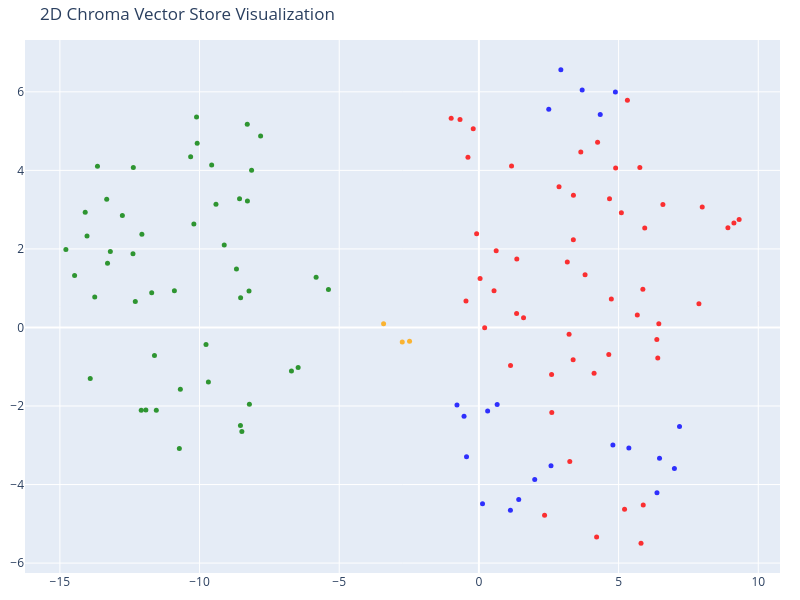

Notebook code for this chart:
### Markdown cell above
**t-SNE** (t-distributed Stochastic Neighbor Embedding) is a dimensionality reduction algorithm mainly used for visualizing high-dimensional data (e.g., embeddings, images, gene expressions) in 2D or 3D.

👉 In simple terms:
It takes data with hundreds or thousands of features and projects it into 2D/3D while preserving how similar or dissimilar points are.

### Code cell
# We humans find it easier to visalize things in 2D!
# Reduce the dimensionality of the vectors to 2D using t-SNE
# (t-distributed stochastic neighbor embedding)

tsne = TSNE(n_components=2, random_state=42)
reduced_vectors = tsne.fit_transform(vectors)

# Create the 2D scatter plot
fig = go.Figure(data=[go.Scatter(
    x=reduced_vectors[:, 0],
    y=reduced_vectors[:, 1],
    mode='markers',
    marker=dict(size=5, color=colors, opacity=0.8),
    text=[f"Type: {t}<br>Text: {d[:100]}..." for t, d in zip(doc_types, documents)],
    hoverinfo='text'
)])

fig.update_layout(
    title='2D Chroma Vector Store Visualization',
    scene=dict(xaxis_title='x',yaxis_title='y'),
    width=800,
    height=600,
    margin=dict(r=20, b=10, l=10, t=40)
)

fig.show()

### Figure 1 — Plotly figure (JSON) as saved in the notebook; plotly's stock layout.template omitted (floating-point values rounded to 4 significant figures)
{"data": [{"hoverinfo": "text", "marker": {"color": ["blue", "blue", "blue", "blue", "blue", "blue", "blue", "blue", "blue", "blue", "blue", "blue", "blue", "blue", "blue", "blue", "blue", "blue", "blue", "blue", "blue", "red", "red", "red", "red", "red", "red", "red", "red", "red", "red", "red", "red", "red", "red", "red", "red", "red", "red", "red", "red", "red", "red", "red", "red", "red", "red", "red", "red", "red", "red", "red", "red", "red", "red", "red", "red", "red", "red", "red", "red", "red", "red", "red", "red", "red", "red", "red", "red", "red", "red", "red", "red", "orange", "orange", "orange", "green", "green", "green", "green", "green", "green", "green", "green", "green", "green", "green", "green", "green", "green", "green", "green", "green", "green", "green", "green", "green", "green", "green", "green", "green", "green", "green", "green", "green", "green", "green", "green", "green", "green", "green", "green", "green", "green", "green", "green", "green", "green", "green", "green", "green", "green", "green"], "opacity": 0.8, "size": 5}, "mode": "markers", "text": ["Type: products<br>Text: # Product Summary\n\n# Rellm: AI-Powered Enterprise Reinsurance Solution\n\n## Summary\n\nRellm is an inno...", "Type: products<br>Text: ### Seamless Integrations\nRellm's architecture is designed for effortless integration with existing ...", "Type: products<br>Text: ### Regulatory Compliance Tools\nRellm includes built-in compliance tracking features to help organiz...", "Type: products<br>Text: Join the growing number of organizations leveraging Rellm to enhance their reinsurance processes whi...", "Type: products<br>Text: Experience the future of reinsurance with Rellm, where innovation meets reliability. Let Insurellm h...", "Type: products<br>Text: # Product Summary\n\n# Markellm\n\n## Summary\n\nMarkellm is an innovative two-sided marketplace designed ...", "Type: products<br>Text: - **User-Friendly Interface**: Designed with user experience in mind, Markellm features an intuitive...", "Type: products<br>Text: - **Customer Support**: Our dedicated support team is always available to assist both consumers and ...", "Type: products<br>Text: ### For Insurance Companies:\n- **Basic Listing Fee**: $199/month for a featured listing on the platf...", "Type: products<br>Text: ### Q3 2025\n- Initiate a comprehensive marketing campaign targeting both consumers and insurers to i...", "Type: products<br>Text: # Product Summary\n\n# Homellm\n\n## Summary\nHomellm is an innovative home insurance product developed b...", "Type: products<br>Text: ### 2. Dynamic Pricing Model\nWith Homellm's innovative dynamic pricing model, insurance providers ca...", "Type: products<br>Text: ### 5. Multi-Channel Integration\nHomellm seamlessly integrates into existing insurance platforms, pr...", "Type: products<br>Text: - **Basic Tier:** Starting at $5,000/month for small insurers with basic integration features.\n- **S...", "Type: products<br>Text: All tiers include a comprehensive training program and ongoing updates to ensure optimal performance...", "Type: products<br>Text: With Homellm, Insurellm is committed to transforming the landscape of home insurance, ensuring both ...", "Type: products<br>Text: # Product Summary\n\n# Carllm\n\n## Summary\n\nCarllm is an innovative auto insurance product developed by...", "Type: products<br>Text: - **Instant Quoting**: With Carllm, insurance companies can offer near-instant quotes to customers, ...", "Type: products<br>Text: - **Mobile Integration**: Carllm is designed to work seamlessly with mobile applications, providing ...", "Type: products<br>Text: - **Professional Tier**: $2,500/month\n  - For medium-sized companies.\n  - All Basic Tier features pl...", "Type: products<br>Text: ### Q2 2025: Customer Experience Improvements\n- Launch of a new **mobile app** for end-users.\n- Intr...", "Type: contracts<br>Text: # Contract with GreenField Holdings for Markellm\n\n**Effective Date:** November 15, 2023  \n**Contract...", "Type: contracts<br>Text: ## Renewal\n1. **Automatic Renewal**: This contract will automatically renew for sequential one-year ...", "Type: contracts<br>Text: ## Features\n1. **AI-Powered Matching**: Access to advanced algorithms that connect GreenField Holdin...", "Type: contracts<br>Text: ## Support\n1. **Customer Support Access**: The Client will have access to dedicated support through ...", "Type: contracts<br>Text: **Signatures:**  \n_________________________                           _________________________  \n**...", "Type: contracts<br>Text: # Contract with Apex Reinsurance for Rellm: AI-Powered Enterprise Reinsurance Solution\n\n## Terms\n\n1....", "Type: contracts<br>Text: ## Renewal\n\n1. **Automatic Renewal**: This Agreement will automatically renew for successive one-yea...", "Type: contracts<br>Text: 2. **Seamless Integrations**: The architecture of Rellm allows for easy integration with existing sy...", "Type: contracts<br>Text: 1. **Technical Support**: Provider shall offer dedicated technical support to the Client via phone, ...", "Type: contracts<br>Text: **Insurellm, Inc.**  \n_____________________________  \nAuthorized Signature   \nDate: ________________...", "Type: contracts<br>Text: # Contract with Greenstone Insurance for Homellm\n\n---\n\n## Terms\n\n1. **Parties**: This Contract (\"Agr...", "Type: contracts<br>Text: 4. **Payment Terms**: \n   - The Customer shall pay an amount of $10,000 per month for the Standard T...", "Type: contracts<br>Text: ---\n\n## Features\n\n- **AI-Powered Risk Assessment**: Customer will have access to enhanced risk evalu...", "Type: contracts<br>Text: - **Customer Portal**: A dedicated portal will be provided, allowing the Customer's clients to manag...", "Type: contracts<br>Text: ______________________________  \n[Name], [Title]  \nDate: ______________________\n\n**For Greenstone In...", "Type: contracts<br>Text: # Contract with Roadway Insurance Inc. for Carllm\n\n---\n\n## Terms\n\n1. **Agreement Effective Date**: T...", "Type: contracts<br>Text: ---\n\n## Renewal\n\n1. **Automatic Renewal**: This agreement will automatically renew for an additional...", "Type: contracts<br>Text: ---\n\n## Features\n\n1. **Access to Core Features**: Roadway Insurance Inc. will have access to all Pro...", "Type: contracts<br>Text: ---\n\n## Support\n\n1. **Technical Support**: Roadway Insurance Inc. will receive priority technical su...", "Type: contracts<br>Text: # Contract with Stellar Insurance Co. for Rellm\n\n## Terms\nThis contract is made between **Insurellm*...", "Type: contracts<br>Text: ### Termination\nEither party may terminate this agreement with a **30-day written notice**. In the e...", "Type: contracts<br>Text: ## Features\nStellar Insurance Co. will receive access to the following features of the Rellm product...", "Type: contracts<br>Text: ## Support\nInsurellm provides Stellar Insurance Co. with the following support services:\n\n- **24/7 T...", "Type: contracts<br>Text: # Contract with TechDrive Insurance for Carllm\n\n**Contract Date:** October 1, 2024  \n**Contract Dura...", "Type: contracts<br>Text: ## Renewal\n\n1. **Automatic Renewal**: This contract shall automatically renew for additional one-yea...", "Type: contracts<br>Text: ## Support\n\n1. **Customer Support**: Insurellm will provide 24/7 customer support to TechDrive Insur...", "Type: contracts<br>Text: **TechDrive Insurance Representative:**  \nName: Sarah Johnson  \nTitle: Operations Director  \nDate: _...", "Type: contracts<br>Text: # Contract with Belvedere Insurance for Markellm\n\n## Terms\nThis Contract (\"Agreement\") is made and e...", "Type: contracts<br>Text: ## Renewal\n1. **Renewal Terms**: This Agreement may be renewed for additional one-year terms upon mu...", "Type: contracts<br>Text: ## Features\n1. **AI-Powered Matching**: Belvedere Insurance will benefit from Markellm's AI-powered ...", "Type: contracts<br>Text: ## Support\n1. **Technical Support**: Technical support will be available from 9 AM to 7 PM EST, Mond...", "Type: contracts<br>Text: **Belvedere Insurance**  \nSignature: ______________________  \nName: [Authorized Signatory]  \nTitle: ...", "Type: contracts<br>Text: # Contract with Velocity Auto Solutions for Carllm\n\n**Contract Date:** October 1, 2023  \n**Contract ...", "Type: contracts<br>Text: ## Renewal\n\n1. **Automatic Renewal**: This contract will automatically renew for successive 12-month...", "Type: contracts<br>Text: ## Support\n\n1. **Customer Support**: Velocity Auto Solutions will have access to Insurellm’s custome...", "Type: contracts<br>Text: # Contract with GreenValley Insurance for Homellm\n\n**Contract Date:** October 6, 2023  \n**Contract N...", "Type: contracts<br>Text: 4. **Confidentiality:** Both parties agree to maintain the confidentiality of proprietary informatio...", "Type: contracts<br>Text: 1. **AI-Powered Risk Assessment:** Access to advanced AI algorithms for real-time risk evaluations.\n...", "Type: contracts<br>Text: 3. **Regular Updates:** Insurellm will offer ongoing updates and enhancements to the Homellm platfor...", "Type: contracts<br>Text: # Contract with EverGuard Insurance for Rellm: AI-Powered Enterprise Reinsurance Solution\n\n**Contrac...", "Type: contracts<br>Text: 4. **Usage Rights**: EverGuard Insurance is granted a non-exclusive, non-transferable license to acc...", "Type: contracts<br>Text: 1. **Core Functionality**: Rellm provides EverGuard Insurance with advanced AI-driven analytics, sea...", "Type: contracts<br>Text: 1. **Customer Support**: Insurellm will provide EverGuard Insurance with 24/7 customer support, incl...", "Type: contracts<br>Text: ---\n\n**Signatures**  \n**For Insurellm**: __________________________  \n**Name**: John Smith  \n**Title...", "Type: contracts<br>Text: # Contract with BrightWay Solutions for Markellm\n\n**Contract Date:** October 5, 2023  \n**Contract ID...", "Type: contracts<br>Text: 3. **Service Level Agreement (SLA):**  \n   Insurellm commits to a 99.9% uptime for the platform with...", "Type: contracts<br>Text: 2. **Real-Time Quote Availability:**  \n   Consumers sourced via BrightWay Solutions will receive rea...", "Type: contracts<br>Text: 3. **Training and Onboarding:**  \n   Insurellm agrees to provide one free training session on how to...", "Type: contracts<br>Text: # Contract with Pinnacle Insurance Co. for Homellm\n\n## Terms\nThis contract (\"Contract\") is entered i...", "Type: contracts<br>Text: ## Renewal\n1. **Renewal Terms**: At the end of the initial term, this Contract shall automatically r...", "Type: contracts<br>Text: ## Features\n1. **AI-Powered Risk Assessment**: Utilized for tailored underwriting decisions specific...", "Type: contracts<br>Text: ## Support\n1. **Technical Support**: Insurellm shall provide 24/7 technical support via an email and...", "Type: company<br>Text: # Overview of Insurellm\n\nInsurellm is an innovative insurance tech firm with 200 employees across th...", "Type: company<br>Text: # Careers at Insurellm\n\nInsurellm is hiring! We are looking for talented software engineers, data sc...", "Type: company<br>Text: # About Insurellm\n\nInsurellm was founded by Avery Lancaster in 2015 as an insurance tech startup des...", "Type: employees<br>Text: # HR Record\n\n# Alex Chen\n\n## Summary\n- **Date of Birth:** March 15, 1990  \n- **Job Title:** Backend ...", "Type: employees<br>Text: ## Annual Performance History\n- **2020:**  \n  - Completed onboarding successfully.  \n  - Met expecta...", "Type: employees<br>Text: ## Compensation History\n- **2020:** Base Salary: $80,000  \n- **2021:** Base Salary Increase to $90,0...", "Type: employees<br>Text: Alex Chen continues to be a vital asset at Insurellm, contributing significantly to innovative backe...", "Type: employees<br>Text: # HR Record\n\n# Oliver Spencer\n\n## Summary\n- **Date of Birth**: May 14, 1990  \n- **Job Title**: Backe...", "Type: employees<br>Text: ## Annual Performance History\n- **2018**: **3/5** - Adaptable team player but still learning to take...", "Type: employees<br>Text: ## Compensation History\n- **March 2018**: Initial salary of $80,000.\n- **July 2019**: Salary increas...", "Type: employees<br>Text: # HR Record\n\n# Emily Tran\n\n## Summary\n- **Date of Birth:** March 18, 1991  \n- **Job Title:** Digital...", "Type: employees<br>Text: - **January 2017 - May 2018**: Marketing Intern  \n  - Supported the Marketing team by collaborating ...", "Type: employees<br>Text: - **2021**:  \n  - Performance Rating: Meets Expectations  \n  - Key Achievements: Contributed to the ...", "Type: employees<br>Text: - **Professional Development Goals**:  \n  - Emily Tran aims to become a Marketing Manager within the...", "Type: employees<br>Text: # HR Record\n\n# Jordan Blake\n\n## Summary\n- **Date of Birth:** March 15, 1993  \n- **Job Title:** Sales...", "Type: employees<br>Text: ## Annual Performance History\n- **2021:** First year at Insurellm; achieved 90% of monthly targets. ...", "Type: employees<br>Text: ## Other HR Notes\n- Jordan has shown an interest in continuing education, actively participating in ...", "Type: employees<br>Text: # Avery Lancaster\n\n## Summary\n- **Date of Birth**: March 15, 1985  \n- **Job Title**: Co-Founder & Ch...", "Type: employees<br>Text: - **2010 - 2013**: Business Analyst at Edge Analytics  \n  Prior to joining Innovate, Avery worked as...", "Type: employees<br>Text: - **2018**: **Exceeds Expectations**  \n  Under Avery’s pivoted vision, Insurellm launched two new su...", "Type: employees<br>Text: - **2022**: **Satisfactory**  \n  Avery focused on rebuilding team dynamics and addressing employee c...", "Type: employees<br>Text: ## Compensation History\n- **2015**: $150,000 base salary + Significant equity stake  \n- **2016**: $1...", "Type: employees<br>Text: ## Other HR Notes\n- **Professional Development**: Avery has actively participated in leadership trai...", "Type: employees<br>Text: # HR Record\n\n# Maxine Thompson\n\n## Summary\n- **Date of Birth:** January 15, 1991  \n- **Job Title:** ...", "Type: employees<br>Text: ## Insurellm Career Progression\n- **January 2017 - October 2018**: **Junior Data Engineer**  \n  * Ma...", "Type: employees<br>Text: ## Annual Performance History\n- **2017**: *Meets Expectations*  \n  Maxine showed potential in her ro...", "Type: employees<br>Text: - **2021**: *Exceeds Expectations*  \n  Maxine spearheaded the transition to a new data warehousing s...", "Type: employees<br>Text: ## Compensation History\n- **2017**: $70,000 (Junior Data Engineer)  \n- **2018**: $75,000 (Junior Dat...", "Type: employees<br>Text: # Samantha Greene\n\n## Summary\n- **Date of Birth:** October 14, 1990\n- **Job Title:** HR Generalist\n-...", "Type: employees<br>Text: ## Annual Performance History\n- **2020:** Exceeds Expectations  \n  Samantha Greene demonstrated exce...", "Type: employees<br>Text: ## Compensation History\n- **2020:** Base Salary - $55,000  \n  The entry-level salary matched industr...", "Type: employees<br>Text: - **2023:** Base Salary - $70,000  \n  Recognized for substantial improvement in employee relations m...", "Type: employees<br>Text: # HR Record\n\n# Alex Thomson\n\n## Summary\n- **Date of Birth:** March 15, 1995  \n- **Job Title:** Sales...", "Type: employees<br>Text: ## Annual Performance History  \n- **2022** - Rated as \"Exceeds Expectations.\" Alex Thomson achieved ...", "Type: employees<br>Text: ## Other HR Notes\n- Alex Thomson is an active member of the Diversity and Inclusion committee at Ins...", "Type: employees<br>Text: # HR Record\n\n# Samuel Trenton\n\n## Summary\n- **Date of Birth:** April 12, 1989  \n- **Job Title:** Sen...", "Type: employees<br>Text: ## Annual Performance History\n- **2023:** Rating: 4.5/5  \n  *Samuel exceeded expectations, successfu...", "Type: employees<br>Text: ## Compensation History\n- **2023:** Base Salary: $115,000 + Bonus: $15,000  \n  *Annual bonus based o...", "Type: employees<br>Text: - **Engagement in Company Culture:** Regularly participates in team-building events and contributes ...", "Type: employees<br>Text: # HR Record\n\n# Alex Harper\n\n## Summary\n- **Date of Birth**: March 15, 1993  \n- **Job Title**: Sales ...", "Type: employees<br>Text: ## Annual Performance History  \n- **2021**:  \n  - **Performance Rating**: 4.5/5  \n  - **Key Achievem...", "Type: employees<br>Text: - **2022**:  \n  - **Base Salary**: $65,000 (Promotion to Senior SDR)  \n  - **Bonus**: $13,000 (20% o...", "Type: employees<br>Text: # HR Record\n\n# Jordan K. Bishop\n\n## Summary\n- **Date of Birth:** March 15, 1990\n- **Job Title:** Fro...", "Type: employees<br>Text: ## Annual Performance History\n- **2019:** Exceeds Expectations - Continuously delivered high-quality...", "Type: employees<br>Text: ## Compensation History\n- **June 2018:** Starting Salary - $85,000\n- **June 2019:** Salary Increase ...", "Type: employees<br>Text: ## Other HR Notes\n- Jordan K. Bishop has been an integral part of club initiatives, including the In...", "Type: employees<br>Text: # HR Record\n\n# Emily Carter\n\n## Summary\n- **Date of Birth:** August 12, 1990  \n- **Job Title:** Acco...", "Type: employees<br>Text: - **2017-2019:** Marketing Intern  \n  - Assisted with market research and campaign development for s...", "Type: employees<br>Text: ## Compensation History\n| Year | Base Salary | Bonus         | Total Compensation |\n|------|--------...", "Type: employees<br>Text: Emily Carter exemplifies the kind of talent that drives Insurellm's success and is an invaluable ass..."], "type": "scatter", "x": [3.697, 4.886, 4.344, 2.501, 2.934, 1.128, 1.426, 1.998, 2.581, 0.1292, 6.999, 6.375, 6.465, 4.797, 5.368, 7.181, -0.785, -0.5318, 0.3131, 0.6538, -0.4429, 4.65, 8.914, 4.213, 3.253, -0.6763, 5.1, 5.761, 5.316, 3.381, -0.2027, 5.671, 7.876, 5.882, 4.741, -0.9927, -0.4623, 7.995, 1.132, 0.2063, 5.936, 6.587, 3.648, 3.384, 0.04156, 1.349, 0.6186, -0.0815, 4.123, 9.315, 2.351, 3.165, -0.3923, 0.5415, 1.598, 1.357, 6.441, 6.369, 5.214, 6.403, 4.676, 4.895, 4.249, 2.868, 1.169, 3.373, 2.602, 2.609, 3.228, 5.87, 9.129, 5.803, 3.8, -2.483, -3.412, -2.744, -8.569, -11.92, -13.19, -5.386, -8.286, -12.09, -13.3, -8.68, -8.53, -12.07, -8.229, -9.566, -12.76, -8.292, -6.471, -8.216, -8.537, -8.486, -14.79, -6.71, -10.2, -9.769, -10.69, -9.684, -13.75, -10.9, -11.61, -12.3, -11.71, -10.09, -13.65, -10.11, -9.413, -14.09, -14.03, -13.91, -10.32, -13.32, -12.37, -8.137, -11.55, -14.47, -7.814, -9.116, -10.72, -12.38, -5.827], "y": [6.045, 5.998, 5.424, 5.558, 6.562, -4.655, -4.383, -3.874, -3.521, -4.491, -3.591, -4.206, -3.331, -2.996, -3.068, -2.525, -1.976, -2.264, -2.13, -1.961, -3.29, -0.6887, 2.537, -5.334, -3.415, 5.296, 2.919, 4.076, 5.785, 2.233, 5.06, 0.3185, 0.6036, -4.521, 0.7219, 5.324, 0.6707, 3.067, -0.9698, -0.006944, 2.53, 3.133, 4.471, 3.363, 1.249, 0.3568, 1.952, 2.385, -1.165, 2.751, -4.785, 1.668, 4.333, 0.937, 0.245, 1.743, 0.09215, -0.3073, -4.626, -0.7784, 3.28, 4.061, 4.715, 3.586, 4.112, -0.8201, -1.201, -2.168, -0.1712, 0.9712, 2.663, -5.494, 1.339, -0.3522, 0.0957, -0.3728, 3.278, -2.103, 1.931, 0.965, 3.222, -2.106, 1.636, 1.49, 0.7573, 2.371, 0.9295, 4.137, 2.851, 5.175, -1.022, -1.955, -2.495, -2.65, 1.985, -1.109, 2.634, -0.4345, -1.571, -1.392, 0.7739, 0.9358, -0.7168, 0.6616, 0.8854, 4.69, 4.103, 5.358, 3.136, 2.932, 2.329, -1.302, 4.349, 3.262, 4.071, 4.002, -2.108, 1.323, 4.875, 2.1, -3.084, 1.876, 1.276]}], "layout": {"height": 600, "margin": {"b": 10, "l": 10, "r": 20, "t": 40}, "scene": {"xaxis": {"title": {"text": "x"}}, "yaxis": {"title": {"text": "y"}}}, "title": {"text": "2D Chroma Vector Store Visualization"}, "width": 800}}
